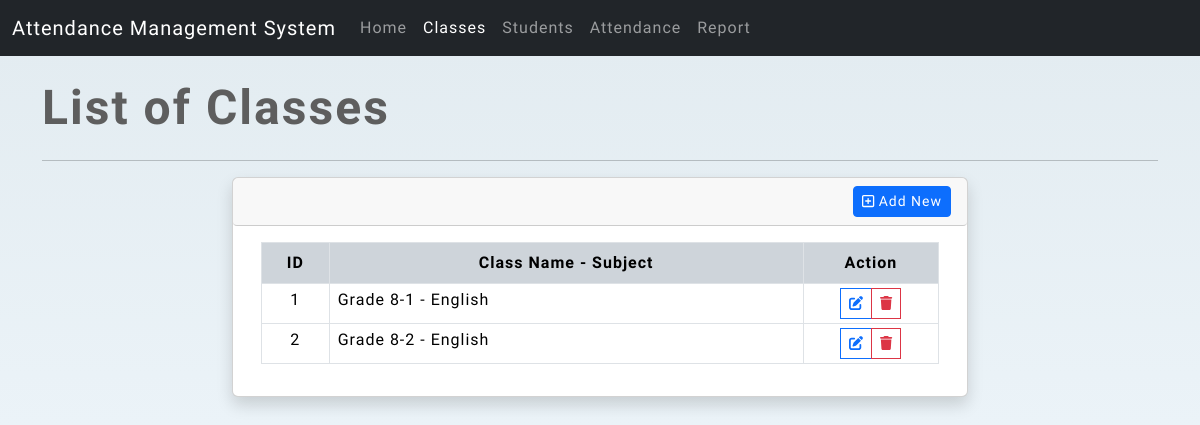
The app's page /?page=class_list, older data.
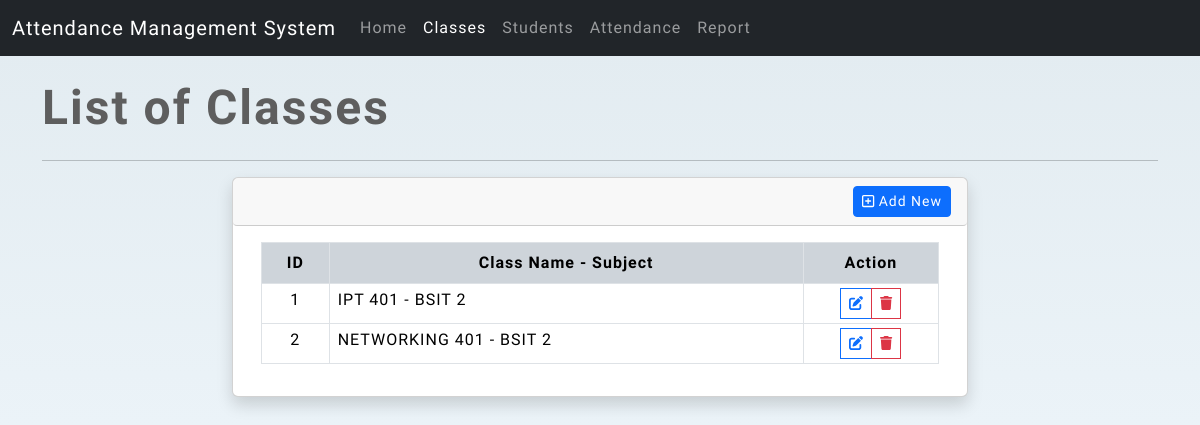
The same page, newer data.
### tables this page shows
CREATE TABLE `class_tbl` (
  `id` int(11) NOT NULL,
  `name` text NOT NULL,
  `created_at` datetime NOT NULL DEFAULT current_timestamp(),
  `updated_at` datetime DEFAULT NULL ON UPDATE current_timestamp()
);

### classes/actions.class.php (called while the page is built, shortened)
<?php
class Actions{
    private $conn;
    function __construct(){
        require_once(realpath(__DIR__.'/../db-connect.php'));
        $this->conn = $conn;
    }
    public function list_class(){
        $sql = "SELECT * FROM `class_tbl` order by `name` ASC";
        $qry = $this->conn->query($sql);
        return $qry->fetch_all(MYSQLI_ASSOC);
    }
}

### pages/class_list.php (the view, shortened to what this page needs)
<div class="page-title mb-3">List of Classes</div>
<hr>
<?php
$classList = $actionClass->list_class();
?>
<div class="row justify-content-center">
    <div class="col-lg-8 col-md-10 col-sm-12 col-12">
        <div class="card shadow">
            <div class="card-header rounded-1">
                <div class="d-flex w-100 justify-content-end align-items-center">
                    <button class="btn btn-sm rounded-1 btn-primary" type="button" id="add_class"><i class="far fa-plus-square"></i> Add New</button>
                </div>
            </div>
            <div class="card-body rounded-0">
                <div class="container-fluid">
                    <div class="table-responsive">
                        <table class="table table-bordered table-hovered table-stripped">
                            <colgroup>
                                <col width="10%">
                                <col width="70%">
                                <col width="20%">
                            </colgroup>
                            <thead class="bg-dark-subtle">
                                <tr class="bg-transparent">
                                    <th class="bg-transparent text-center">ID</th>
                                    <th class="bg-transparent text-center">Class Name - Subject</th>
                                    <th class="bg-transparent text-center">Action</th>
                                </tr>
                            </thead>
                            <tbody>
                                <?php if(!empty($classList) && is_array($classList)): ?>
                                <?php foreach($classList as $row): ?>
                                    <tr>
                                        <td class="text-center px-2 py-1"><?= $row['id'] ?></td>
                                        <td class="px-2 py-1"><?= $row['name'] ?></td>
                                        <td class="text-center px-2 py-1">
                                            <div class="input-group input-group-sm justify-content-center">
                                                <button class="btn btn-sm btn-outline-primary rounded-0 edit_class" type="button" data-id="<?= $row['id'] ?>" title="Edit"><i class="fas fa-edit"></i></button>
                                                <button class="btn btn-sm btn-outline-danger rounded-0 delete_class" type="button" data-id="<?= $row['id'] ?>" title="Delete"><i class="fas fa-trash"></i></button>
                                            </div>
                                        </td>
                                    </tr>
                                <?php endforeach; ?>
                                <?php else: ?>
                                    <tr>
                                        <th class="text-center px-2 py-1" colspan="3">No data found.</th>
                                    </tr>
                                <?php endif; ?>
                            </tbody>
                        </table>
                    </div>
                </div>
            </div>
        </div>
    </div>
</div>

Row changes from the older to the newer data that the page shows:
changed class_tbl id 1: name "Grade 8-1 - English" → "IPT 401 - BSIT 2"
changed class_tbl id 2: name "Grade 8-2 - English" → "NETWORKING 401 - BSIT 2"
